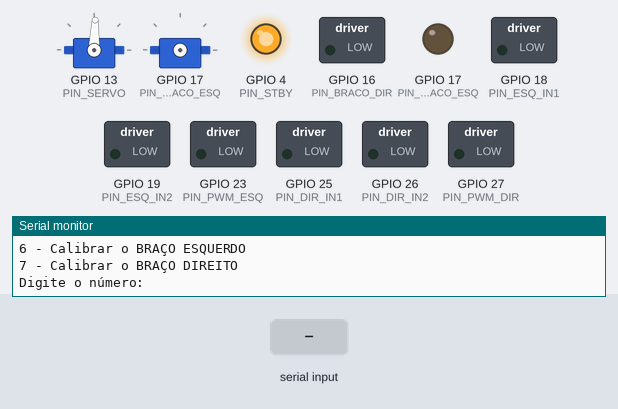
The sketch below on a simulated ESP32. On the bench: 2 × servo, switched loads named in the sketch (green lamp = pin HIGH), output pins drawn as LEDs (lit = HIGH), the last lines printed to the serial monitor. Dashed ring = blinking. Inputs (shaded band) come from the test bench. Servo pulses on a pin are drawn as a servo (544–2400 µs = 0–180°).

Above: at 1.7 s.
1.8 s: "1\n" received over Serial
At 3.1 s:
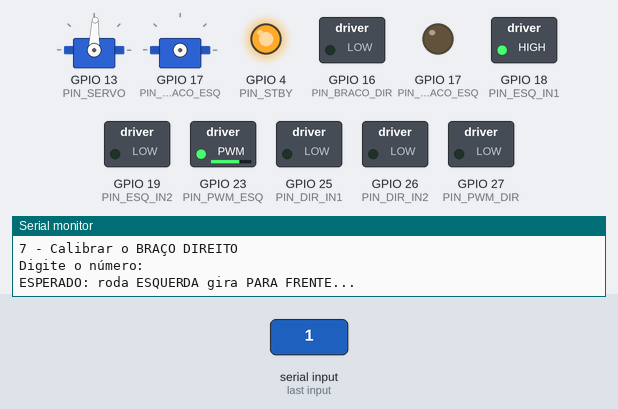
4.8 s: "2\n" received over Serial
At 7.0 s:
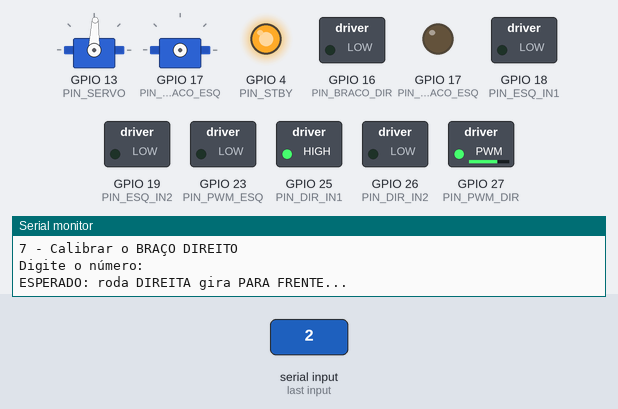
10.3 s: "3\n" received over Serial
At 12.1 s:
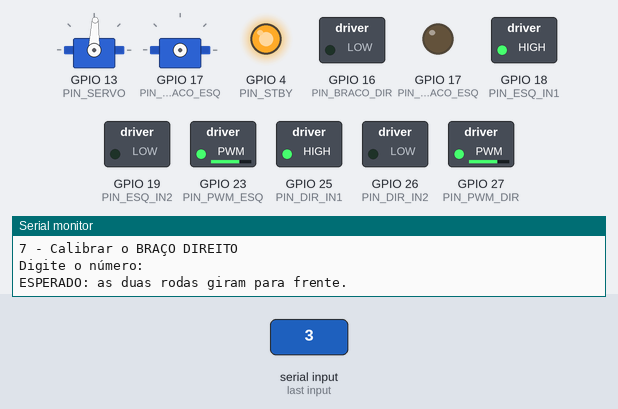
13.3 s: "4\n" received over Serial
At 14.5 s:
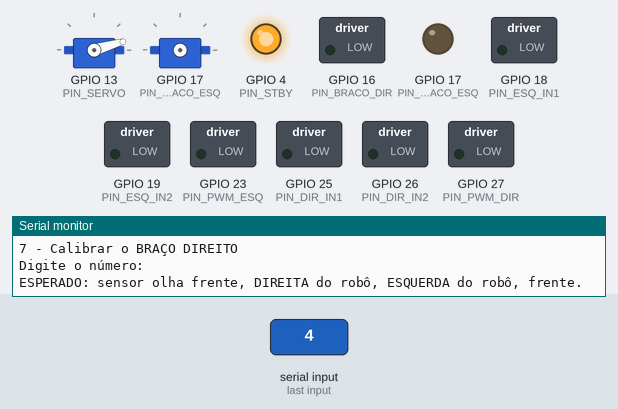
16.3 s: "6\n" received over Serial
At 18.0 s:
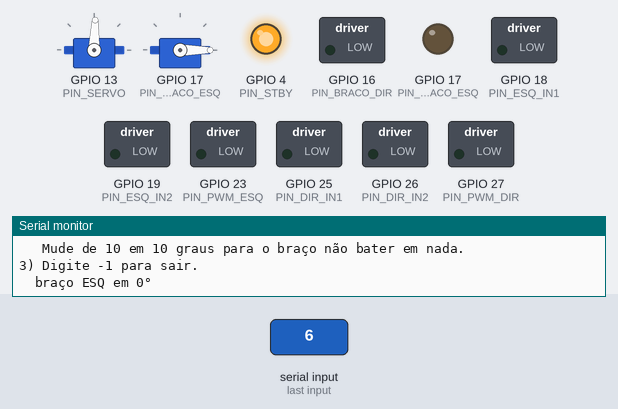
18.8 s: "30,150\n" received over Serial
At 19.8 s:
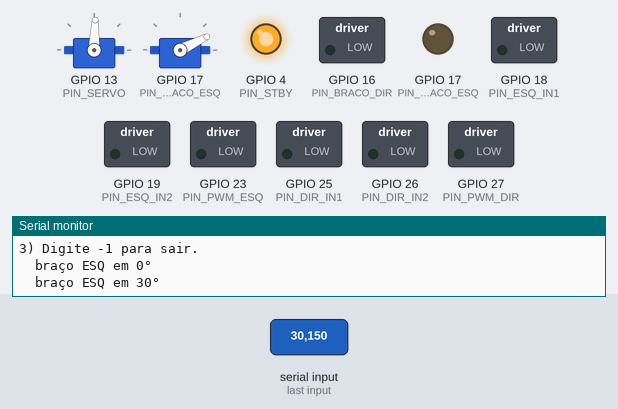
Timing chart, 0 to 21.3 s (numbered marks = the images above; inputs shaded):
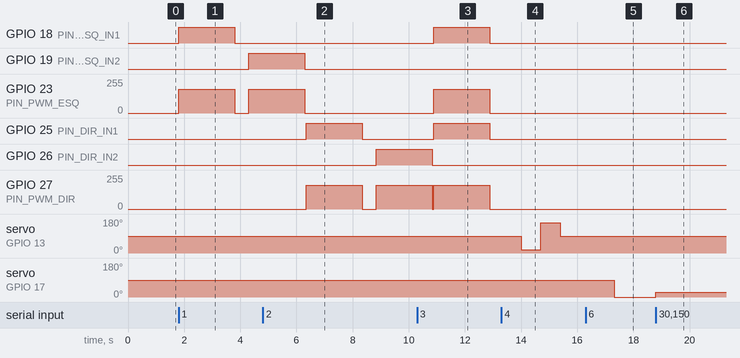

The sketch:

teste_montagem.ino
```cpp
/*
  TESTE DE MONTAGEM - Robô desviador de obstáculos
  Placa: ESP32 DevKit (Arduino-ESP32 core 3.x)
  Nenhuma biblioteca extra: o servo é controlado direto pelo PWM (LEDC) do ESP32

  Direita/esquerda = do ponto de vista do ROBÔ (olhando para onde o sensor aponta).

  Como usar:
  1. Levante o robô (rodas no ar) antes de testar os motores.
  2. Desconecte o power bank do ESP32 para gravar; depois religue para testar
     (o Monitor Serial precisa do USB do PC: nesse caso alimente o ESP32 pelo PC
     e deixe só o cabo cortado do power bank na protoboard).
  3. Abra o Monitor Serial a 115200 baud.
  4. Digite o número do teste e pressione Enter.
  5. Compare o que acontece com o "ESPERADO" impresso na tela.
*/
// =================== PINOS (montagem conferida) ===================
// Sensor HC-SR04
const int PIN_TRIG  = 5;
const int PIN_ECHO  = 33;   // via divisor 1k / 2k
// Servo SG90
const int PIN_SERVO = 13;
// Servos dos braços
const int PIN_BRACO_ESQ = 17;   // TX2
const int PIN_BRACO_DIR = 16;   // RX2
// Driver TB6612FNG
const int PIN_STBY = 4;
// Canal A do driver = roda DIREITA
const int PIN_PWM_DIR = 27;  // PWMA
const int PIN_DIR_IN1 = 25;  // AIN1
const int PIN_DIR_IN2 = 26;  // AIN2
// Canal B do driver = roda ESQUERDA
const int PIN_PWM_ESQ = 23;  // PWMB
const int PIN_ESQ_IN1 = 18;  // BIN1
const int PIN_ESQ_IN2 = 19;  // BIN2

const int PWM_FREQ  = 20000;
const int PWM_RES   = 8;
const int PWM_TESTE = 180;

// Servo SG90 via PWM do ESP32: 50 Hz, pulso de 500 us (0°) a 2400 us (180°)
const int SERVO_FREQ = 50;
const int SERVO_RES  = 14;   // 0 a 16383

void escreverServo(int pino, int angulo) {
  angulo = constrain(angulo, 0, 180);
  long pulsoUs = map(angulo, 0, 180, 500, 2400);
  ledcWrite(pino, pulsoUs * 16383L / 20000L);
}

void servoAngulo(int angulo) { escreverServo(PIN_SERVO, angulo); }

void motor(int pwmPin, int in1, int in2, int vel) {
  vel = constrain(vel, -255, 255);
  digitalWrite(in1, vel > 0 ? HIGH : LOW);
  digitalWrite(in2, vel < 0 ? HIGH : LOW);
  ledcWrite(pwmPin, abs(vel));
}

void pararTudo() {
  motor(PIN_PWM_DIR, PIN_DIR_IN1, PIN_DIR_IN2, 0);
  motor(PIN_PWM_ESQ, PIN_ESQ_IN1, PIN_ESQ_IN2, 0);
}

float lerDistanciaCm() {
  digitalWrite(PIN_TRIG, LOW);  delayMicroseconds(2);
  digitalWrite(PIN_TRIG, HIGH); delayMicroseconds(10);
  digitalWrite(PIN_TRIG, LOW);
  unsigned long dur = pulseIn(PIN_ECHO, HIGH, 30000);
  if (dur == 0) return -1;      // sem eco
  return dur * 0.0343 / 2.0;
}

void menu() {
  Serial.println();
  Serial.println("===== TESTE DE MONTAGEM =====");
  Serial.println("1 - Roda ESQUERDA (frente 2s, ré 2s)");
  Serial.println("2 - Roda DIREITA  (frente 2s, ré 2s)");
  Serial.println("3 - Ambas para frente 2s");
  Serial.println("4 - Servo (centro, direita, esquerda, centro)");
  Serial.println("5 - Sensor ultrassônico (20 leituras)");
  Serial.println("6 - Calibrar o BRAÇO ESQUERDO");
  Serial.println("7 - Calibrar o BRAÇO DIREITO");
  Serial.println("Digite o número:");
}

void testeMotor(const char* nome, const char* flag, int pwm, int in1, int in2) {
  Serial.printf("ESPERADO: roda %s gira PARA FRENTE...\n", nome);
  motor(pwm, in1, in2, PWM_TESTE);  delay(2000);
  pararTudo(); delay(500);
  Serial.printf("ESPERADO: roda %s gira PARA TRÁS...\n", nome);
  motor(pwm, in1, in2, -PWM_TESTE); delay(2000);
  pararTudo();
  Serial.println("Se girou a roda errada -> canais A/B trocados (avise para ajustar os pinos).");
  Serial.printf("Se girou ao contrário -> no programa principal mude %s para true.\n", flag);
  Serial.println("Se nada aconteceu -> verifique STBY (D4), VM (5V), VCC (3,3V) e GND comum.");
}

void calibrarBraco(const char* lado, int pino) {
  Serial.printf("CALIBRAR BRAÇO %s: o servo foi para 90°.\n", lado);
  escreverServo(pino, 90);
  Serial.println("1) Solte o parafuso, encaixe o braço esticado para a FRENTE (horizontal) e aperte.");
  Serial.println("2) Digite um ângulo (0-180) e Enter para testar.");
  Serial.println("   Mude de 10 em 10 graus para o braço não bater em nada.");
  Serial.println("3) Digite -1 para sair.");
  while (true) {
    while (!Serial.available()) delay(10);
    int ang = Serial.parseInt();
    while (Serial.available()) Serial.read();
    if (ang < 0) break;
    ang = constrain(ang, 0, 180);
    escreverServo(pino, ang);
    Serial.printf("  braço %s em %d°\n", lado, ang);
  }
  escreverServo(pino, 90);
  Serial.printf("Anote BRACO_%s_FRENTE e BRACO_%s_CIMA no programa principal.\n", lado, lado);
}

void setup() {
  Serial.begin(115200);
  pinMode(PIN_TRIG, OUTPUT);
  pinMode(PIN_ECHO, INPUT);
  pinMode(PIN_STBY, OUTPUT);
  pinMode(PIN_DIR_IN1, OUTPUT); pinMode(PIN_DIR_IN2, OUTPUT);
  pinMode(PIN_ESQ_IN1, OUTPUT); pinMode(PIN_ESQ_IN2, OUTPUT);
  ledcAttachChannel(PIN_PWM_DIR, PWM_FREQ, PWM_RES, 0);
  ledcAttachChannel(PIN_PWM_ESQ, PWM_FREQ, PWM_RES, 1);
  digitalWrite(PIN_STBY, HIGH);   // TB6612 só funciona com STBY em HIGH

  // canais explícitos: motores no timer 0, servo no timer 2 (frequências diferentes)
  ledcAttachChannel(PIN_SERVO, SERVO_FREQ, SERVO_RES, 4);
  servoAngulo(90);
  ledcAttachChannel(PIN_BRACO_ESQ, SERVO_FREQ, SERVO_RES, 5);
  ledcAttachChannel(PIN_BRACO_DIR, SERVO_FREQ, SERVO_RES, 6);

  pararTudo();
  delay(500);
  menu();
}

void loop() {
  if (!Serial.available()) return;
  char c = Serial.read();
  if (c == '\n' || c == '\r') return;

  switch (c) {
    case '1': testeMotor("ESQUERDA", "INVERTE_ESQ", PIN_PWM_ESQ, PIN_ESQ_IN1, PIN_ESQ_IN2); break;
    case '2': testeMotor("DIREITA",  "INVERTE_DIR", PIN_PWM_DIR, PIN_DIR_IN1, PIN_DIR_IN2); break;
    case '3':
      Serial.println("ESPERADO: as duas rodas giram para frente.");
      motor(PIN_PWM_ESQ, PIN_ESQ_IN1, PIN_ESQ_IN2, PWM_TESTE);
      motor(PIN_PWM_DIR, PIN_DIR_IN1, PIN_DIR_IN2, PWM_TESTE);
      delay(2000); pararTudo();
      Serial.println("Se o ESP32 reiniciar aqui -> queda de tensão: ponha um capacitor (470-1000uF) no VM.");
      break;
    case '4':
      Serial.println("ESPERADO: sensor olha frente, DIREITA do robô, ESQUERDA do robô, frente.");
      servoAngulo(90);  delay(700);
      servoAngulo(20);  delay(700);
      servoAngulo(160); delay(700);
      servoAngulo(90);  delay(700);
      Serial.println("Se direita/esquerda saíram trocadas -> troque SERVO_DIREITA e SERVO_ESQUERDA no programa principal.");
      break;
    case '5':
      Serial.println("ESPERADO: valores coerentes. Aproxime e afaste a mão (5-100 cm).");
      for (int i = 0; i < 20; i++) {
        float d = lerDistanciaCm();
        if (d < 0) Serial.println("  sem eco (nada à frente, ou ECHO/TRIG/divisor com problema)");
        else       Serial.printf("  %.1f cm\n", d);
        delay(250);
      }
      Serial.println("Se der sempre 'sem eco' -> confira TRIG (D5), ECHO (D33), VCC do sensor em 5V e o divisor.");
      break;
    case '6': calibrarBraco("ESQ", PIN_BRACO_ESQ); break;
    case '7': calibrarBraco("DIR", PIN_BRACO_DIR); break;
    default: Serial.println("Opção inválida.");
  }
  menu();
}
```

Measured:
- after the input at 1.8 s, GPIO 18 (PIN_ESQ_IN1): LOW → HIGH at once, → LOW 2.0 s later; GPIO 19 (PIN_ESQ_IN2): LOW → HIGH after 2.5 s; GPIO 23 (PIN_PWM_ESQ): 0/255 → 179/255 at once, → 0/255 2.0 s later, → 179/255 0.50 s later
- after the input at 4.8 s, GPIO 25 (PIN_DIR_IN1): LOW → HIGH after 1.5 s, → LOW 2.0 s later; GPIO 26 (PIN_DIR_IN2): LOW → HIGH after 4.0 s; GPIO 27 (PIN_PWM_DIR): 0/255 → 179/255 after 1.5 s, → 0/255 2.0 s later, → 179/255 0.50 s later
- after the input at 10.3 s, GPIO 18 (PIN_ESQ_IN1), GPIO 25 (PIN_DIR_IN1): LOW → HIGH after 0.59 s, → LOW 2.0 s later; GPIO 23 (PIN_PWM_ESQ): 0/255 → 179/255 after 0.59 s, → 0/255 2.0 s later
- after the input at 13.3 s, servo on GPIO 13 (PIN_SERVO): 88° → 16° after 0.70 s, → 159° 0.70 s later, → 88° 0.70 s later
- after the input at 16.3 s, servo on GPIO 17 (PIN_BRACO_ESQ): 88° → 0° after 1.0 s
- after the input at 18.8 s, servo on GPIO 17 (PIN_BRACO_ESQ): 0° → 26° at once
